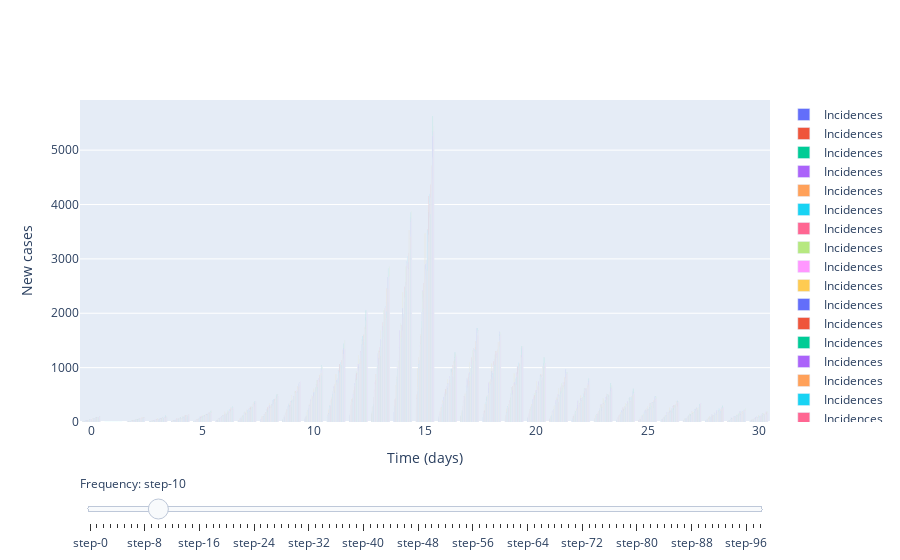

The notebook cell this image was saved under:
### Code cell
# Slider (initital cases)
fig = go.Figure()

# Add traces, one for each slider step
for parameters in np.arange(1, 100, 1):
    cases = m.simulate(parameters, times)
    
    fig.add_trace(
        go.Bar(
            x=times,
            y=cases,
            name='Incidences'
        )
        
#         go.Scatter(
#             visible=False,
#             line=dict(color="#00CED1", width=6),
#             name="𝜈 = " + str(step),
#             x=np.arange(0, 10, 0.01),
#             y=np.sin(step * np.arange(0, 10, 0.01)))
    )

# Make 10th trace visible
fig.data[10].visible = True

# Create and add slider
steps = []
for i in range(len(fig.data)):
    step = dict(
        method="update",
        args=[{"visible": [False] * len(fig.data)},
              {"title": "Slider switched to step: " + str(i)}],  # layout attribute
    )
    step["args"][0]["visible"][i] = True  # Toggle i'th trace to "visible"
    steps.append(step)

sliders = [dict(
    active=10,
    currentvalue={"prefix": "Frequency: "},
    pad={"t": 50},
    steps=steps
)]

fig.update_layout(
    sliders=sliders
)

# Add axis labels
fig.update_layout(
    xaxis_title='Time (days)',
    yaxis_title='New cases'
)

fig.show()
